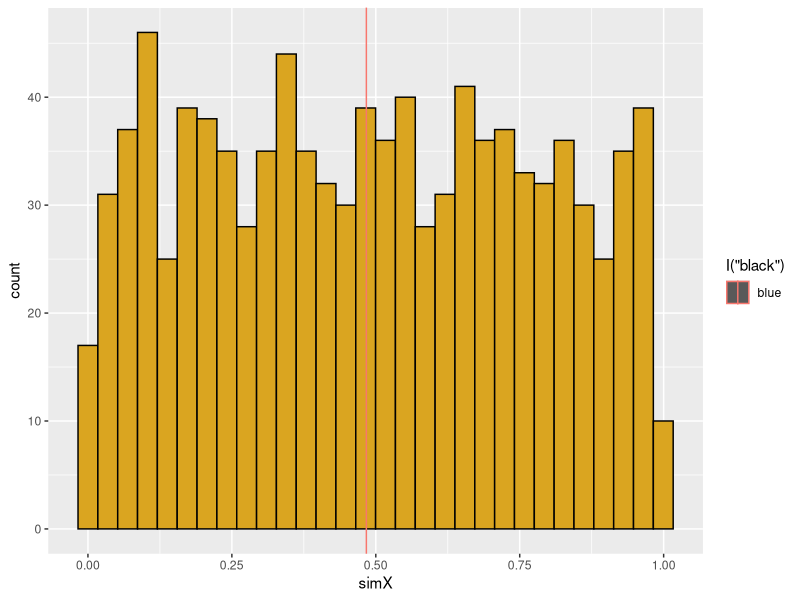
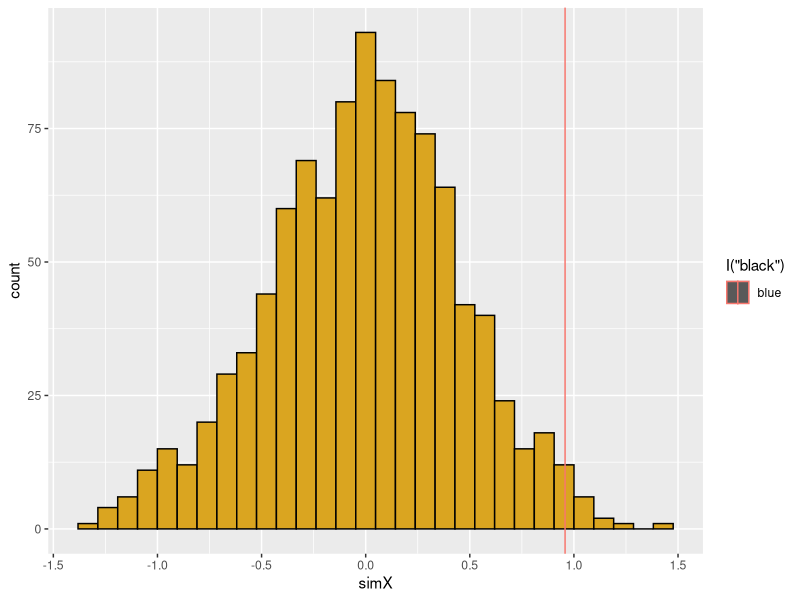

Source code (R) for these figures, in order:
#Randomization test for regression data
#April 3 2018
#NJG

#preliminaries
library(ggplot2)
library(TeachingDemos)
char2seed("Cruel April")

########################################################
# FUNCTION: readData
# read in or generate data frame
# input: file name (or nothing for demo)
# output: 3-column data frame of observed data (ID, xj, y)
#-------------------------------------------------------
readData <- function(z=NULL) {
  if(is.null(z)) {
    xVar <- 1:20
    yVar <- xVar+10*rnorm(20)
    dF <- data.frame(ID=seq_along(xVar),xVar,yVar) }
  
  return(dF)
}
readData()             

########################################################
# FUNCTION: getMetric
# calculate metric for randomization test
# input: 3-column data frame for regression
# output: regression slope
#-------------------------------------------------------
getMetric <- function(z=NULL) {
  if(is.null(z)) {
    xVar <- 1:20
    yVar <- xVar+10*rnorm(20)
    z <- data.frame(ID=seq_along(xVar),xVar,yVar) }
  
  . <- lm(z[,3]~z[,2])
  . <- summary(.)
  . <- .$coefficients[2,1]
  slope <- .
  return(slope)
  
}
getMetric()

########################################################
# FUNCTION: shuffleData
# randomize data for regression analysis
# input: 3-column data frame (ID,xVar,yVar)
# output: 3-column data frame (ID,xVar,yVar)
#-------------------------------------------------------
shuffleData <- function(z=NULL) {
  if(is.null(z)) {
    xVar <- 1:20
    yVar <- xVar+10*rnorm(20)
    z <- data.frame(ID=seq_along(xVar),xVar,yVar) }
  z[,3] <- sample(z[,3])
  return(z)
}
shuffleData()

########################################################
# FUNCTION: getPVal
# calculate p value for observed, simulated data
# input: -list of observed metric
#        -vector of simulated metric
# output: lower, upper tail probability vector
#-------------------------------------------------------
getPVal <- function(z=NULL) {
  if(is.null(z)){
    z <- list(xObs=runif(1), xSim=runif(1000)) }
  
  pLower <- mean(z[[2]] <=z[[1]])
  pUpper <- mean(z[[2]] >=z[[1]])
  
  return(c(pL=pLower,pU=pUpper))
  
}
getPVal()
#----------------------------------------------
# main body of code
nSim <- 1000 # number of simulations
Xsim <- rep(NA,nSim) # will hold simulated slopes

dF <- readData()
Xobs <- getMetric(dF)

for (i in seq_len(nSim)) {
  Xsim[i] <- getMetric(shuffleData(dF))}

slopes <- list(Xobs,Xsim)
getPVal(slopes)


########################################################
# FUNCTION: plotRanTest
# ggplot graph
# input: list of the observed metric and vector of simulated metric
# output: ggplot graph
#-------------------------------------------------------
plotRanTest <- function(z=NULL) {
  if(is.null(z)){
    z <- list(xObs=runif(1), xSim=runif(1000)) }
  
  dF <- data.frame(ID=seq_along(z[[2]]),
                   simX=z[[2]])
  p1 <- ggplot(data=dF,mapping=aes(x=simX))
  p1 + geom_histogram(mapping=aes(fill=I("goldenrod"), color=I("black"))) + geom_vline(aes(xintercept=z[[1]],col="blue"))
}
plotRanTest()
plotRanTest(slopes)
